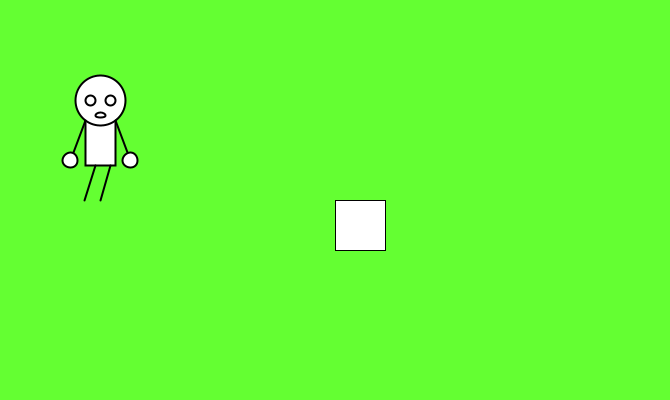
Frame 1 (no input)
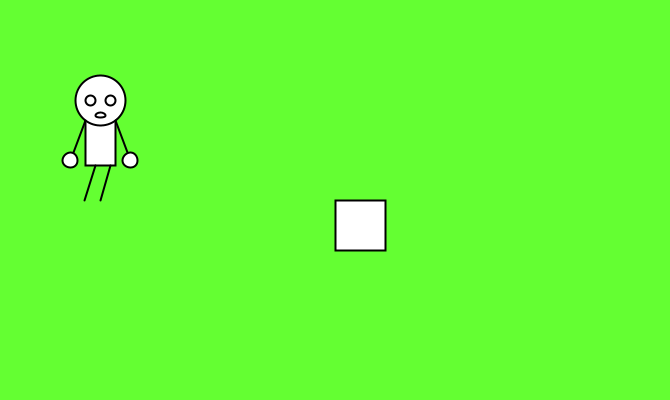
Frame 60 (the mouse pressed at the canvas centre just before this capture)
Frame 120 (the mouse held since frame 60 and released just before this capture): identical to frame 60, image omitted

The Processing sketch that drew these frames (run headless with seeded random() and noise(); from frame 60 on, the mouse is pressed at the canvas centre):

// Processing sketch: Keo
// ── Keo.pde
Player p1;

void setup(){
  size(670,400);
  // suh   background(100,255,50);
  
  p1 = new Player(width/2, height/2, 50, 50);
  
}

void draw(){
  
  background(100,255,50);  // suh
  p1.render();
  p1.move();
  
  strokeWeight(2);
  rect(85,100,30,65);      // x,y,w,h body
  
  ellipse(100,100,50,50);  // x,y,w,h head
  ellipse(90,100,10,10);
  ellipse(110,100,10,10);
 ellipse(100,115,10,5);
  line(115,120,130,160);
  line(85,120,70,160);
  line(95,165,84,200);
  line(110,165,100,200);
  ellipse(70,160,15,15);
  ellipse(130,160,15,15);
}

void keyPressed(){
  if (key == 'a'){
    p1.isMovingLeft = true;
  }
  
  if (key == 'd'){
    p1.isMovingRight = true; 
  
  }
}

void keyReleased(){
  if (key == 'a'){
    p1.isMovingLeft = false;
  }
  if (key == 'd'){
    p1.isMovingRight = false; 
  }
}

// ── chan.pde
class Player {
 int x;
 int y;
  
 int w;
 int h;
  
  boolean isMovingLeft;
  boolean isMovingRight;
  
  int speed;
  
  Player(int startingX, int startingY, int startingW, int startingH){
    x = startingX;
    y = startingY;
    w = startingW;
    h = startingH;
       
    isMovingLeft = false;
    isMovingRight = false;
    
    speed = 10;
  }
    

 void render(){
    rect(x,y,w,h);
  }
  
  void move(){
    if (isMovingLeft == true){
       x -= speed; // x = x - speed;
    } 
    
    if (isMovingRight == true){
      x += speed; // x = x + speed;
    }
  }
}
